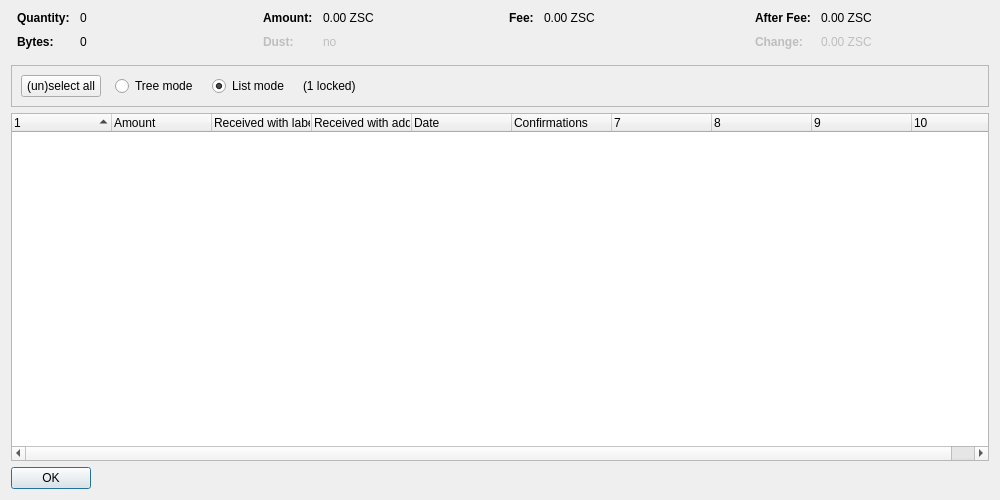
<?xml version="1.0" encoding="UTF-8"?>
<ui version="4.0">
 <class>CoinControlDialog</class>
 <widget class="QDialog" name="CoinControlDialog">
  <property name="geometry">
   <rect>
    <x>0</x>
    <y>0</y>
    <width>1000</width>
    <height>500</height>
   </rect>
  </property>
  <property name="windowTitle">
   <string>Coin Selection</string>
  </property>
  <layout class="QVBoxLayout" name="verticalLayout">
   <item>
    <layout class="QHBoxLayout" name="horizontalLayoutTop" stretch="0,0,0,0">
     <property name="topMargin">
      <number>0</number>
     </property>
     <property name="bottomMargin">
      <number>10</number>
     </property>
     <item>
      <layout class="QFormLayout" name="formLayoutCoinControl1">
       <property name="horizontalSpacing">
        <number>10</number>
       </property>
       <property name="verticalSpacing">
        <number>10</number>
       </property>
       <property name="leftMargin">
        <number>6</number>
       </property>
       <property name="rightMargin">
        <number>6</number>
       </property>
       <item row="0" column="0">
        <widget class="QLabel" name="labelCoinControlQuantityText">
         <property name="font">
          <font>
           <weight>75</weight>
           <bold>true</bold>
          </font>
         </property>
         <property name="text">
          <string>Quantity:</string>
         </property>
        </widget>
       </item>
       <item row="0" column="1">
        <widget class="QLabel" name="labelCoinControlQuantity">
         <property name="cursor">
          <cursorShape>IBeamCursor</cursorShape>
         </property>
         <property name="contextMenuPolicy">
          <enum>Qt::ActionsContextMenu</enum>
         </property>
         <property name="text">
          <string notr="true">0</string>
         </property>
         <property name="textInteractionFlags">
          <set>Qt::LinksAccessibleByMouse|Qt::TextSelectableByKeyboard|Qt::TextSelectableByMouse</set>
         </property>
        </widget>
       </item>
       <item row="1" column="0">
        <widget class="QLabel" name="labelCoinControlBytesText">
         <property name="font">
          <font>
           <weight>75</weight>
           <bold>true</bold>
          </font>
         </property>
         <property name="text">
          <string>Bytes:</string>
         </property>
        </widget>
       </item>
       <item row="1" column="1">
        <widget class="QLabel" name="labelCoinControlBytes">
         <property name="cursor">
          <cursorShape>IBeamCursor</cursorShape>
         </property>
         <property name="contextMenuPolicy">
          <enum>Qt::ActionsContextMenu</enum>
         </property>
         <property name="text">
          <string notr="true">0</string>
         </property>
         <property name="textInteractionFlags">
          <set>Qt::LinksAccessibleByMouse|Qt::TextSelectableByKeyboard|Qt::TextSelectableByMouse</set>
         </property>
        </widget>
       </item>
      </layout>
     </item>
     <item>
      <layout class="QFormLayout" name="formLayoutCoinControl2">
       <property name="horizontalSpacing">
        <number>10</number>
       </property>
       <property name="verticalSpacing">
        <number>10</number>
       </property>
       <property name="leftMargin">
        <number>6</number>
       </property>
       <property name="rightMargin">
        <number>6</number>
       </property>
       <item row="0" column="0">
        <widget class="QLabel" name="labelCoinControlAmountText">
         <property name="font">
          <font>
           <weight>75</weight>
           <bold>true</bold>
          </font>
         </property>
         <property name="text">
          <string>Amount:</string>
         </property>
        </widget>
       </item>
       <item row="0" column="1">
        <widget class="QLabel" name="labelCoinControlAmount">
         <property name="cursor">
          <cursorShape>IBeamCursor</cursorShape>
         </property>
         <property name="contextMenuPolicy">
          <enum>Qt::ActionsContextMenu</enum>
         </property>
         <property name="text">
          <string notr="true">0.00 ZSC</string>
         </property>
         <property name="textInteractionFlags">
          <set>Qt::LinksAccessibleByMouse|Qt::TextSelectableByKeyboard|Qt::TextSelectableByMouse</set>
         </property>
        </widget>
       </item>
       <item row="1" column="0">
        <widget class="QLabel" name="labelCoinControlLowOutputText">
         <property name="enabled">
          <bool>false</bool>
         </property>
         <property name="font">
          <font>
           <weight>75</weight>
           <bold>true</bold>
          </font>
         </property>
         <property name="text">
          <string>Dust:</string>
         </property>
        </widget>
       </item>
       <item row="1" column="1">
        <widget class="QLabel" name="labelCoinControlLowOutput">
         <property name="enabled">
          <bool>false</bool>
         </property>
         <property name="cursor">
          <cursorShape>IBeamCursor</cursorShape>
         </property>
         <property name="contextMenuPolicy">
          <enum>Qt::ActionsContextMenu</enum>
         </property>
         <property name="text">
          <string notr="true">no</string>
         </property>
         <property name="textInteractionFlags">
          <set>Qt::LinksAccessibleByMouse|Qt::TextSelectableByKeyboard|Qt::TextSelectableByMouse</set>
         </property>
        </widget>
       </item>
      </layout>
     </item>
     <item>
      <layout class="QFormLayout" name="formLayoutCoinControl3">
       <property name="horizontalSpacing">
        <number>10</number>
       </property>
       <property name="verticalSpacing">
        <number>10</number>
       </property>
       <property name="leftMargin">
        <number>6</number>
       </property>
       <property name="rightMargin">
        <number>6</number>
       </property>
       <item row="0" column="0">
        <widget class="QLabel" name="labelCoinControlFeeText">
         <property name="font">
          <font>
           <weight>75</weight>
           <bold>true</bold>
          </font>
         </property>
         <property name="text">
          <string>Fee:</string>
         </property>
        </widget>
       </item>
       <item row="0" column="1">
        <widget class="QLabel" name="labelCoinControlFee">
         <property name="cursor">
          <cursorShape>IBeamCursor</cursorShape>
         </property>
         <property name="contextMenuPolicy">
          <enum>Qt::ActionsContextMenu</enum>
         </property>
         <property name="text">
          <string notr="true">0.00 ZSC</string>
         </property>
         <property name="textInteractionFlags">
          <set>Qt::LinksAccessibleByMouse|Qt::TextSelectableByKeyboard|Qt::TextSelectableByMouse</set>
         </property>
        </widget>
       </item>
      </layout>
     </item>
     <item>
      <layout class="QFormLayout" name="formLayoutCoinControl4">
       <property name="horizontalSpacing">
        <number>10</number>
       </property>
       <property name="verticalSpacing">
        <number>10</number>
       </property>
       <property name="leftMargin">
        <number>6</number>
       </property>
       <property name="rightMargin">
        <number>6</number>
       </property>
       <item row="0" column="0">
        <widget class="QLabel" name="labelCoinControlAfterFeeText">
         <property name="font">
          <font>
           <weight>75</weight>
           <bold>true</bold>
          </font>
         </property>
         <property name="text">
          <string>After Fee:</string>
         </property>
        </widget>
       </item>
       <item row="0" column="1">
        <widget class="QLabel" name="labelCoinControlAfterFee">
         <property name="cursor">
          <cursorShape>IBeamCursor</cursorShape>
         </property>
         <property name="contextMenuPolicy">
          <enum>Qt::ActionsContextMenu</enum>
         </property>
         <property name="text">
          <string notr="true">0.00 ZSC</string>
         </property>
         <property name="textInteractionFlags">
          <set>Qt::LinksAccessibleByMouse|Qt::TextSelectableByKeyboard|Qt::TextSelectableByMouse</set>
         </property>
        </widget>
       </item>
       <item row="1" column="0">
        <widget class="QLabel" name="labelCoinControlChangeText">
         <property name="enabled">
          <bool>false</bool>
         </property>
         <property name="font">
          <font>
           <weight>75</weight>
           <bold>true</bold>
          </font>
         </property>
         <property name="text">
          <string>Change:</string>
         </property>
        </widget>
       </item>
       <item row="1" column="1">
        <widget class="QLabel" name="labelCoinControlChange">
         <property name="enabled">
          <bool>false</bool>
         </property>
         <property name="cursor">
          <cursorShape>IBeamCursor</cursorShape>
         </property>
         <property name="contextMenuPolicy">
          <enum>Qt::ActionsContextMenu</enum>
         </property>
         <property name="text">
          <string notr="true">0.00 ZSC</string>
         </property>
         <property name="textInteractionFlags">
          <set>Qt::LinksAccessibleByMouse|Qt::TextSelectableByKeyboard|Qt::TextSelectableByMouse</set>
         </property>
        </widget>
       </item>
      </layout>
     </item>
    </layout>
   </item>
   <item>
    <widget class="QFrame" name="frame">
     <property name="minimumSize">
      <size>
       <width>0</width>
       <height>40</height>
      </size>
     </property>
     <property name="frameShape">
      <enum>QFrame::StyledPanel</enum>
     </property>
     <property name="frameShadow">
      <enum>QFrame::Sunken</enum>
     </property>
     <layout class="QHBoxLayout" name="horizontalLayout">
      <item>
       <layout class="QHBoxLayout" name="horizontalLayoutPanel" stretch="0,0,0,0,0">
        <property name="spacing">
         <number>14</number>
        </property>
        <item>
         <widget class="QPushButton" name="pushButtonSelectAll">
          <property name="sizePolicy">
           <sizepolicy hsizetype="Maximum" vsizetype="Fixed">
            <horstretch>0</horstretch>
            <verstretch>0</verstretch>
           </sizepolicy>
          </property>
          <property name="text">
           <string>(un)select all</string>
          </property>
          <property name="autoDefault">
           <bool>false</bool>
          </property>
         </widget>
        </item>
        <item>
         <widget class="QRadioButton" name="radioTreeMode">
          <property name="sizePolicy">
           <sizepolicy hsizetype="Maximum" vsizetype="Fixed">
            <horstretch>0</horstretch>
            <verstretch>0</verstretch>
           </sizepolicy>
          </property>
          <property name="text">
           <string>Tree mode</string>
          </property>
         </widget>
        </item>
        <item>
         <widget class="QRadioButton" name="radioListMode">
          <property name="sizePolicy">
           <sizepolicy hsizetype="Maximum" vsizetype="Fixed">
            <horstretch>0</horstretch>
            <verstretch>0</verstretch>
           </sizepolicy>
          </property>
          <property name="text">
           <string>List mode</string>
          </property>
          <property name="checked">
           <bool>true</bool>
          </property>
         </widget>
        </item>
        <item>
         <widget class="QLabel" name="labelLocked">
          <property name="text">
           <string notr="true">(1 locked)</string>
          </property>
         </widget>
        </item>
        <item>
         <spacer name="horizontalSpacer">
          <property name="orientation">
           <enum>Qt::Horizontal</enum>
          </property>
          <property name="sizeHint" stdset="0">
           <size>
            <width>40</width>
            <height>20</height>
           </size>
          </property>
         </spacer>
        </item>
       </layout>
      </item>
     </layout>
    </widget>
   </item>
   <item>
    <widget class="CoinControlTreeWidget" name="treeWidget">
     <property name="contextMenuPolicy">
      <enum>Qt::CustomContextMenu</enum>
     </property>
     <property name="sortingEnabled">
      <bool>false</bool>
     </property>
     <property name="columnCount">
      <number>10</number>
     </property>
     <attribute name="headerShowSortIndicator" stdset="0">
      <bool>true</bool>
     </attribute>
     <attribute name="headerStretchLastSection">
      <bool>false</bool>
     </attribute>
     <column>
      <property name="text">
       <string/>
      </property>
     </column>
     <column>
      <property name="text">
       <string>Amount</string>
      </property>
     </column>
     <column>
      <property name="text">
       <string>Received with label</string>
      </property>
     </column>
     <column>
      <property name="text">
       <string>Received with address</string>
      </property>
     </column>
     <column>
      <property name="text">
       <string>Date</string>
      </property>
     </column>
     <column>
      <property name="text">
       <string>Confirmations</string>
      </property>
      <property name="toolTip">
       <string>Confirmed</string>
      </property>
     </column>
     <column>
      <property name="text">
       <string/>
      </property>
     </column>
     <column>
      <property name="text">
       <string/>
      </property>
     </column>
     <column>
      <property name="text">
       <string/>
      </property>
     </column>
     <column>
      <property name="text">
       <string/>
      </property>
     </column>
    </widget>
   </item>
   <item>
    <widget class="QDialogButtonBox" name="buttonBox">
     <property name="sizePolicy">
      <sizepolicy hsizetype="Maximum" vsizetype="Fixed">
       <horstretch>0</horstretch>
       <verstretch>0</verstretch>
      </sizepolicy>
     </property>
     <property name="orientation">
      <enum>Qt::Horizontal</enum>
     </property>
     <property name="standardButtons">
      <set>QDialogButtonBox::Ok</set>
     </property>
    </widget>
   </item>
  </layout>
 </widget>
 <customwidgets>
  <customwidget>
   <class>CoinControlTreeWidget</class>
   <extends>QTreeWidget</extends>
   <header>coincontroltreewidget.h</header>
  </customwidget>
 </customwidgets>
 <resources/>
 <connections/>
</ui>
